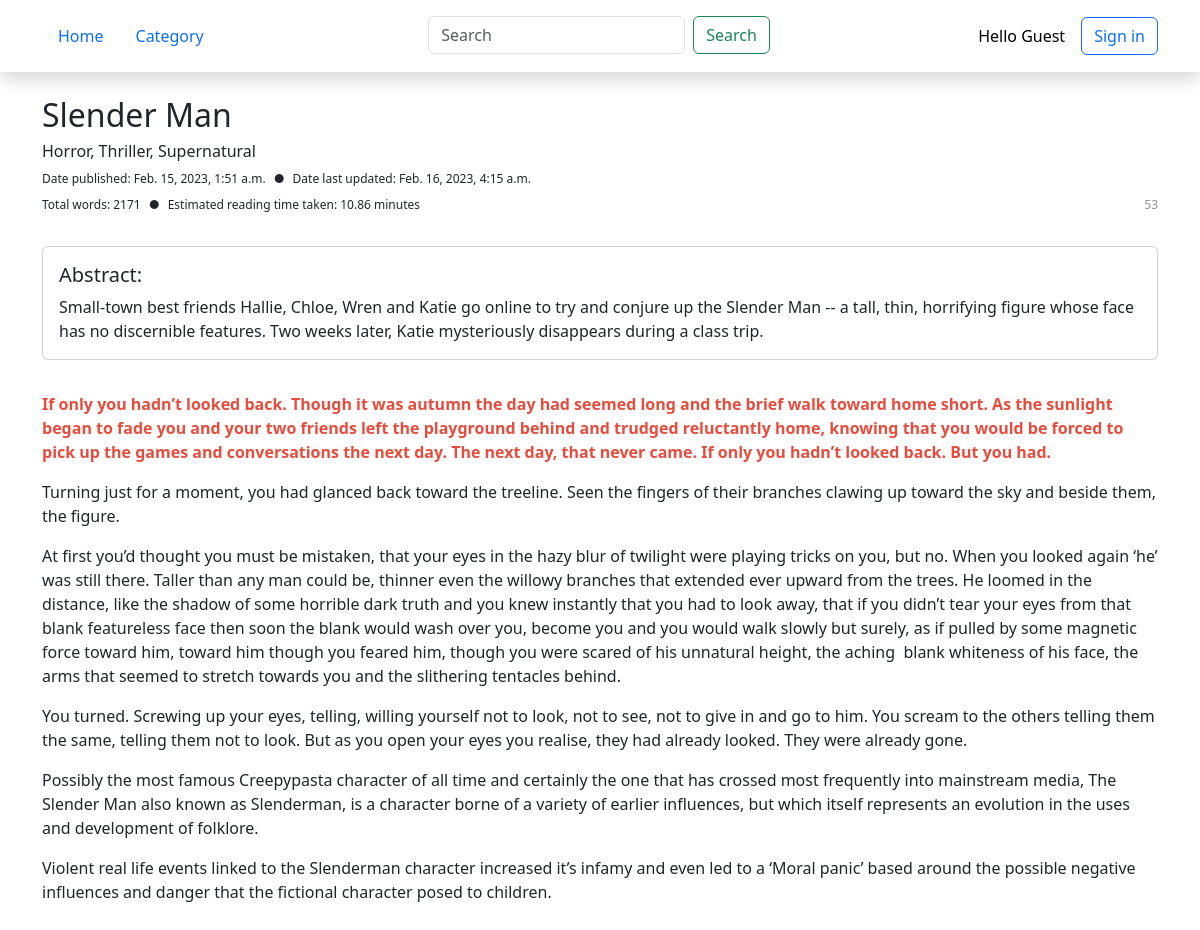
Before: /oldstimes/story/2 with the older database file.
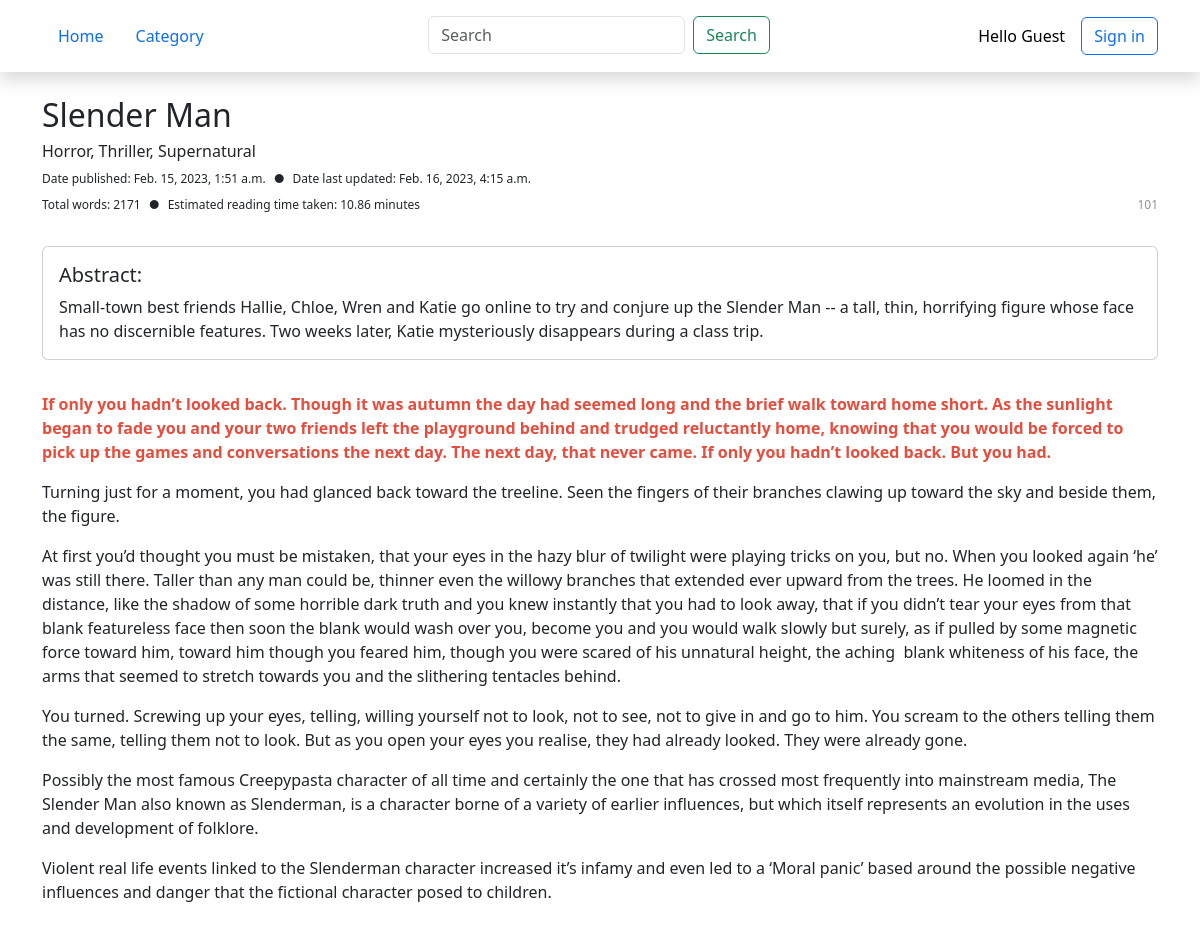
After: the same page with the newer database file.
### old_straits_times/models.py (models this page shows, shortened)
class Story(models.Model):
    title = models.CharField(max_length=50)
    author = models.ForeignKey(Author, on_delete=models.CASCADE)
    genre = models.ManyToManyField(Genre)
    abstract = models.TextField(max_length=250, blank=True,
                                   validators=[MaxLengthValidator(250)])
    date_published = models.DateTimeField('date published', auto_now_add=True)
    date_last_updated = models.DateTimeField('date last updated')
    views_in_week = models.IntegerField(default=0)
    views_total = models.IntegerField(default=0)
    content = RichTextField()
    def get_views_total(self):
        return f'{self.views_total:3}'
    def get_word_count(self):
        return len(re.sub(r'<.*?>||&.*?;||^\n', '', self.content).strip())
    def get_reading_time_taken(self):
        return round(self.get_word_count() / 200, 2)
    def get_genre(self):
        return ", ".join([s.name for s in self.genre.all()])
    get_genre.short_description = 'Genre'

class Genre(models.Model):
    name = models.CharField(max_length=30)

### old_straits_times/views.py (the view)
# urls.py: path('story/<int:story_id>', views.story, name='story'),
def story(request, story_id):
    story = get_object_or_404(Story, pk=story_id)
    template_name = 'old_straits_times/story.html'
    if story and story.author.pk != request.user.pk:
        story.views_total += 1
        story.save()
    return render(request, template_name, {
        'story': story
    })

### old_straits_times/templates/old_straits_times/story.html (shortened to what this page needs)
{% extends './base.html' %}
{% block content %}
    <div>
        <div class="d-flex justify-content-between align-items-center">
            <h2>{{ story.title }}</h2>
        </div>
        <h6>{{ story.get_genre }}</h6>
        <div class="d-flex justify-content-between align-items-end">
            <div>
                <div class="d-flex mb-2">
                    <p class="fs-7 mb-0">Date published: {{ story.date_published }}</p>
                    <p class="fs-7 mb-0 mx-2">●</p>
                    <p class="fs-7 mb-0">Date last updated: {{ story.date_last_updated }}</p>
                </div>
                <div class="d-flex mb-2">
                    <p class="fs-7 mb-0">Total words: {{ story.get_word_count }}</p>
                    <p class="fs-7 mb-0 mx-2">●</p>
                    <p class="fs-7 mb-0">Estimated reading time taken: {{ story.get_reading_time_taken }} minutes</p>
                </div>
            </div>
            <div>
                <div class="d-flex mb-2 text-body-tertiary">
                    <p id='views' class="fs-7 mb-0">{{ story.get_views_total }}</p>
                </div>
            </div>
        </div>
        <div class='card p-3 my-4'>
            <h5>Abstract:</h5>
            {{ story.abstract }}
        </div>
        <div class="py-2">
            {{ story.content | safe }}
        </div>
    </div>
{% endblock content %}

Changed rows visible on the page:
changed Story "Slender Man": get_views_total "53" → "101"
